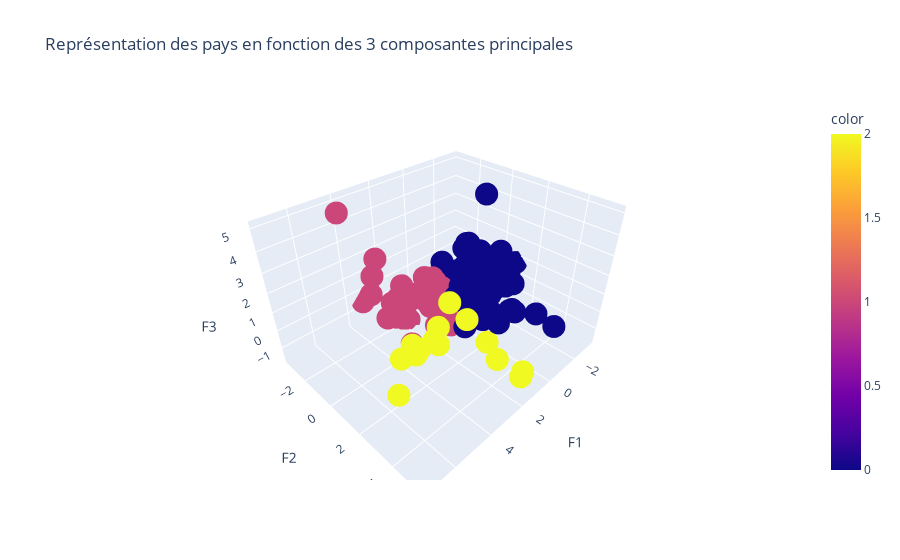

Source (notebook cell):
### Markdown cell above
### Représentation 3D

### Code cell
title = "Représentation des pays en fonction des 3 composantes principales"

fig = px.scatter_3d(x=X_projected[:,0], y=X_projected[:,1], z=X_projected[:, 2], hover_name=pays,
              color=clusters_kmeans, title=title, labels={'x':'F1', 'y':'F2', 'z':'F3'})
fig.show()

### Figure 1 — Plotly figure (JSON) as saved in the notebook; plotly's stock layout.template omitted (floating-point values rounded to 4 significant figures)
{"data": [{"hovertemplate": "<b>%{hovertext}</b><br><br>F1=%{x}<br>F2=%{y}<br>F3=%{z}<br>color=%{marker.color}<extra></extra>", "hovertext": ["Afrique du Sud", "Albanie", "Algérie", "Allemagne", "Angola", "Antigua-et-Barbuda", "Arabie saoudite", "Argentine", "Arménie", "Australie", "Autriche", "Azerbaïdjan", "Barbade", "Belgique", "Belize", "Bolivie (État plurinational de)", "Bosnie-Herzégovine", "Botswana", "Bulgarie", "Bélarus", "Bénin", "Cameroun", "Canada", "Chili", "Chine - RAS de Hong-Kong", "Chine - RAS de Macao", "Chypre", "Colombie", "Congo", "Congo", "Costa Rica", "Croatie", "Côte d'Ivoire", "Danemark", "Dominique", "El Salvador", "Espagne", "Estonie", "Eswatini", "Fidji", "Finlande", "France", "Fédération de Russie", "Gabon", "Ghana", "Grèce", "Guatemala", "Guyana", "Géorgie", "Honduras", "Hongrie", "Indonésie", "Iran (République islamique d')", "Iraq", "Irlande", "Islande", "Israël", "Italie", "Jamaïque", "Japon", "Jordanie", "Kazakhstan", "Kenya", "Koweït", "Lesotho", "Lettonie", "Liban", "Libéria", "Lituanie", "Luxembourg", "Macédoine du Nord", "Malaisie", "Malte", "Maroc", "Maurice", "Mexique", "Monténégro", "Myanmar", "Namibie", "Nicaragua", "Niger", "Nigéria", "Norvège", "Nouvelle-Zélande", "Oman", "Ouganda", "Pakistan", "Panama", "Paraguay", "Pays-Bas", "Philippines", "Pologne", "Polynésie française", "Portugal", "Pérou", "Roumanie", "Royaume-Uni de Grande-Bretagne et d'Irlande du Nord", "Rwanda", "République de Corée", "République de Moldova", "République dominicaine", "Saint-Kitts-et-Nevis", "Samoa", "Serbie", "Sierra Leone", "Slovaquie", "Slovénie", "Sri Lanka", "Suisse", "Suriname", "Suède", "Sénégal", "Tchad", "Tchéquie", "Thaïlande", "Togo", "Trinité-et-Tobago", "Tunisie", "Turquie", "Ukraine", "Uruguay", "Viet Nam", "Yémen", "Zambie", "Égypte", "Émirats arabes unis", "Équateur", "Îles Salomon"], "legendgroup": "", "marker": {"color": [2, 0, 0, 2, 0, 0, 2, 0, 0, 1, 1, 0, 0, 1, 0, 0, 0, 1, 1, 0, 0, 0, 2, 1, 1, 1, 1, 0, 0, 0, 1, 1, 0, 1, 0, 0, 2, 1, 0, 0, 1, 2, 2, 0, 0, 1, 0, 0, 0, 0, 1, 2, 0, 0, 1, 1, 1, 2, 0, 2, 0, 0, 0, 1, 0, 1, 0, 0, 1, 1, 0, 1, 1, 0, 0, 2, 0, 0, 0, 0, 0, 0, 1, 1, 1, 0, 0, 0, 0, 1, 0, 1, 0, 1, 0, 0, 2, 0, 2, 0, 0, 0, 0, 0, 0, 1, 1, 0, 1, 0, 1, 0, 0, 1, 0, 0, 0, 0, 2, 0, 1, 0, 0, 0, 0, 1, 0, 0], "coloraxis": "coloraxis", "symbol": "circle"}, "mode": "markers", "name": "", "scene": "scene", "showlegend": false, "type": "scatter3d", "x": [1.608, -0.6565, -1.437, 5.769, -1.041, -1.541, 2.112, 0.79, -1.066, 2.834, 1.791, -1.541, -1.853, 3.154, -1.98, -1.177, -1.169, -0.1764, 0.2092, -0.5502, -1.538, -2.451, 3.33, 0.9561, 4.618, 2.848, 0.1079, 0.02286, -1.39, -2.334, -0.09308, -0.08431, -1.745, 2.519, -0.4552, -0.7568, 2.51, 0.407, -1.62, -2.084, 1.936, 4.148, 2.002, -1.453, -1.252, 0.5657, -0.8833, -2.142, -0.8293, -1.37, 0.507, 0.8696, -0.7941, -0.8504, 2.076, 2.003, 1.16, 2.46, -1.494, 7.261, -0.52, -0.2985, -2.28, 0.9471, -2.046, 0.2924, -0.854, -1.924, 0.3636, 3.247, -0.8067, 0.7998, 0.9546, -0.8765, -0.823, 3.45, -0.8221, -1.531, -0.6331, -1.123, -2.864, -1.705, 2.213, 1.679, 0.7774, -2.064, -1.574, -0.2929, -1.069, 3.893, 0.09904, 0.9335, -0.3657, 0.8988, -0.004817, 0.02392, 4.975, -2.255, 2.087, -1.523, -0.4059, -1.821, -1.815, -0.7947, -2.493, 0.2065, 0.1794, -2.113, 2.79, -1.309, 2.529, -1.891, -3.292, 1.069, -0.2348, -2.297, -1.37, -1.548, 0.6518, -0.5934, 0.2129, 0.2461, -2.33, -1.52, -0.9584, 2.529, -0.9364, -2.838], "y": [2.058, -1.0, 0.8562, 2.599, 0.3343, -1.086, 1.49, 1.228, -0.4809, -0.2644, -1.607, 0.1547, -0.6567, -2.153, -0.1594, 0.1492, -0.2698, -1.29, -0.9102, -0.2709, -0.1728, 0.8183, 0.3322, -0.2429, -2.365, -3.206, -1.208, 1.587, -0.3238, 0.6285, -0.87, -1.156, 0.5493, -1.98, -1.552, -0.2946, 0.9468, -1.503, -0.2974, -0.3759, -1.741, 1.798, 5.358, -0.5967, 0.06719, -0.7321, 0.2663, -0.08033, -0.6423, 0.1428, -0.8934, 4.723, 2.849, 1.64, -2.076, -2.423, -0.3227, 1.149, -0.319, 4.255, -0.08878, -0.14, 1.137, -1.106, -0.4552, -1.481, 0.1546, -0.3298, -1.312, -3.39, -0.8175, 0.535, -1.993, 0.7469, -0.887, 5.191, -0.9079, 2.048, -1.251, -0.23, 0.8492, 3.432, -1.948, -1.8, -1.544, 0.7386, 4.521, -0.6956, -0.3231, -1.444, 2.644, 0.4615, -1.342, -1.034, 0.2327, -0.1274, 2.503, 0.1124, 0.7567, -0.1784, -0.2599, -1.022, -1.152, -0.4058, -0.06809, -1.387, -1.324, 0.3809, -2.066, -0.7412, -1.716, 0.1284, 0.896, -1.151, 1.464, 0.3123, -0.574, 0.4163, 2.505, 1.63, -1.253, 1.72, 1.54, -0.1552, 2.571, -1.163, 0.06374, -0.8854], "z": [0.4911, 0.2144, -0.3417, 1.327, 1.615, 1.488, 1.377, -0.8866, 0.3043, -1.614, -0.3437, -0.1787, 0.1922, 2.419, -0.1034, -0.752, -0.5293, -0.6358, 0.03812, -0.9335, 1.397, 0.1617, -1.002, -0.6488, 5.085, -0.2277, -0.7083, -0.661, 1.446, 1.7, -1.019, -0.3592, -0.2178, -0.2551, 0.9377, -0.8111, -0.7789, -0.211, -0.3452, 0.4395, -1.473, 0.2587, -0.3275, 1.778, 1.207, -0.4901, -0.1052, -0.3527, 0.2749, -0.5763, -0.8846, -1.31, 0.02404, 1.974, -0.2602, -1.533, -1.484, -1.013, 0.05418, 1.881, -0.3157, 0.2428, -0.0934, 0.1333, 0.9118, 0.3876, -0.6836, 1.493, -0.419, -0.5511, 0.6105, -0.9958, -0.5321, -0.7357, -1.066, 1.493, 0.3315, -0.7353, 0.5082, -0.8903, 0.2583, -0.2742, -1.639, -1.672, 0.6014, -0.2841, -0.321, -0.6752, -0.7831, 2.177, -0.2317, -1.135, 0.6023, -0.8359, -1.061, -0.2267, 0.9401, -0.2173, -0.4322, -0.3751, -0.6345, 1.692, 1.632, -0.8086, 0.8049, 0.1851, -0.6688, -0.2307, -1.091, 0.7493, -0.8866, -0.2583, 0.7503, -0.4617, -0.901, 0.4612, 0.1084, -0.311, -1.138, -0.5272, -0.9717, 0.02809, 0.2194, -0.391, -0.0726, 1.156, -0.7046, 4.052]}], "layout": {"coloraxis": {"colorbar": {"title": {"text": "color"}}, "colorscale": [[0, "#0d0887"], [0.1111, "#46039f"], [0.2222, "#7201a8"], [0.3333, "#9c179e"], [0.4444, "#bd3786"], [0.5556, "#d8576b"], [0.6667, "#ed7953"], [0.7778, "#fb9f3a"], [0.8889, "#fdca26"], [1, "#f0f921"]]}, "legend": {"tracegroupgap": 0}, "scene": {"domain": {"x": [0, 1], "y": [0, 1]}, "xaxis": {"title": {"text": "F1"}}, "yaxis": {"title": {"text": "F2"}}, "zaxis": {"title": {"text": "F3"}}}, "title": {"text": "Représentation des pays en fonction des 3 composantes principales"}}}
